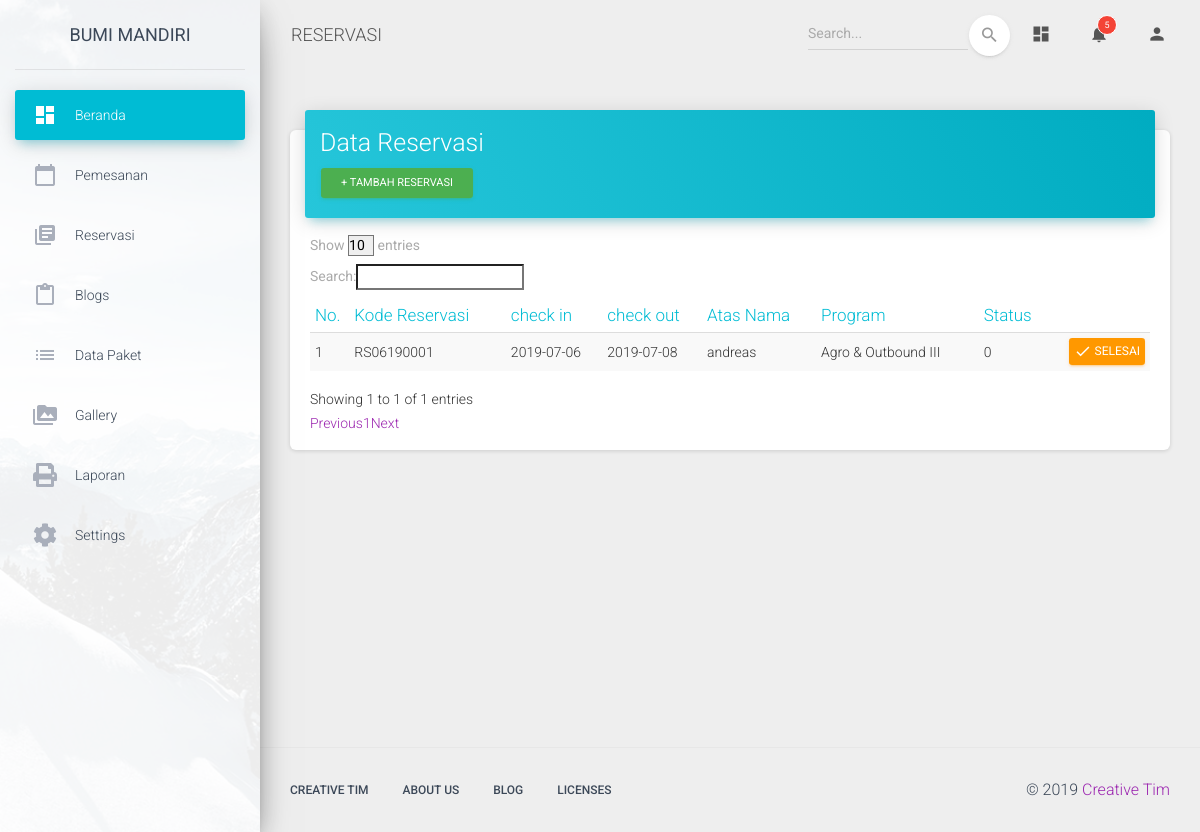
Page /index.php/admin/reservasi on the earlier database version.
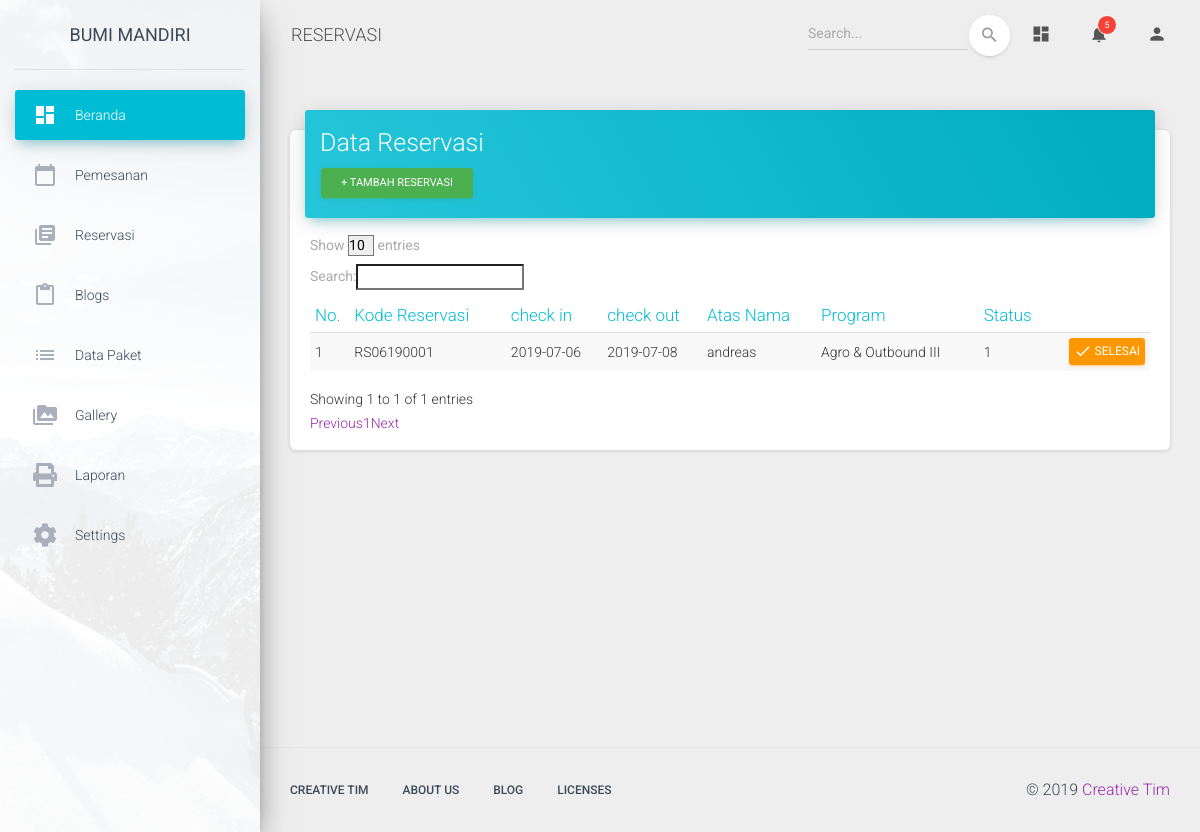
Same page on the later database version.
### tables this page shows
CREATE TABLE `paket_riwayat` (
  `id` int(11) NOT NULL,
  `check_in` date NOT NULL,
  `check_out` date NOT NULL,
  `reservasi_id` int(11) NOT NULL,
  `paket_program_id` int(11) NOT NULL,
  `pelanggan_id` int(11) NOT NULL,
  `isactive` int(11) NOT NULL
);

CREATE TABLE `reservasi` (
  `id` int(11) NOT NULL,
  `kode_reservasi` char(10) NOT NULL,
  `tgl_masuk` date NOT NULL,
  `tgl_keluar` date NOT NULL,
  `paket_program_id` int(11) NOT NULL,
  `metode` varchar(15) NOT NULL,
  `pembayaran` varchar(8) NOT NULL,
  `id_pelanggan` int(11) NOT NULL,
  `bukti` varchar(100) NOT NULL
);

CREATE TABLE `pelanggan` (
  `id` int(11) NOT NULL,
  `nama_depan` varchar(80) NOT NULL,
  `nama_belakang` varchar(80) NOT NULL,
  `email` varchar(80) NOT NULL,
  `username` varchar(80) NOT NULL,
  `password` char(60) NOT NULL,
  `tgl_reg` date NOT NULL
);

CREATE TABLE `paket_program` (
  `id` int(11) NOT NULL,
  `nama_program` varchar(30) NOT NULL,
  `fasilitas` varchar(100) NOT NULL,
  `konsumsi` varchar(80) NOT NULL,
  `lama_kegiatan` varchar(20) NOT NULL,
  `jumlah_hari` int(11) NOT NULL,
  `harga` int(11) NOT NULL,
  `paket_jenis_id` int(11) NOT NULL
);

### application/controllers/Admin.php (called while the page is built, shortened)
<?php
class Admin extends CI_Controller {
	function __construct(){
		$this->load->helper('url');
		$this->load->model('Paket_model');
		$this->load->model('Reservasi_model');
		$this->load->model('Pemesanan');
	}
	public function reservasi()
	{
		$data=array('res'=>$this->Reservasi_model->get_reservasi_proses());
		$this->load->view('admin/template/head');
		$this->load->view('admin/template/sidebar');
		$this->load->view('admin/reservasi', $data);
		$this->load->view('admin/template/foot');
	}
}

### index.php (called while the page is built, shortened)
<?php
require_once BASEPATH.'core/CodeIgniter.php';

### application/models/Reservasi_model.php (called while the page is built, shortened)
<?php
class Reservasi_model extends CI_Model {
	function get_reservasi_proses(){
		$result=$this->db->query("SELECT reservasi.kode_reservasi, pelanggan.nama_depan, paket_program.nama_program, paket_riwayat.check_in, paket_riwayat.check_out, paket_riwayat.isactive FROM ((paket_riwayat INNER JOIN reservasi ON reservasi.id=paket_riwayat.reservasi_id)INNER JOIN paket_program ON paket_riwayat.paket_program_id=paket_program.id)INNER JOIN pelanggan ON pelanggan.id=paket_riwayat.pelanggan_id;");
        return $result;
	}
}

### application/views/admin/reservasi.php (the view, shortened to what the changed rows need)
<!DOCTYPE html>
<html lang="en">
    <div class="main-panel">
      <div class="content">
        <div class="container-fluid">
          <div class="">
              <div class="card">
                <div class="card-body table-responsive">
                  <table id="myTable" class="table table-hover  table-striped">
                    <thead class="text-info">
                      <th>No.</th>
                      <th>Kode Reservasi</th>
                      <th>check in</th>
                      <th>check out</th>
                      <th>Atas Nama</th>
                      <th>Program</th>
                      <th>Status</th>
                      <th></th>
                    </thead>
                    <tbody><?php $no=1; ?><?php foreach ($res->result() as $post): ?>
                      <tr>
                        <td><?php echo $no++; ?></td>
                        <td><?php echo $post->kode_reservasi  ?></td>
                        <td><?php echo $post->check_in  ?></td>
                        <td><?php echo $post->check_out  ?></td>
                        <td><?php echo $post->nama_depan  ?></td>
                        <td><?php echo $post->nama_program  ?></td>
                        <td>
                          <?php echo $post->isactive  ?>
                        </td>
                        <td class="td-actions text-right">
                              <button type="button" rel="tooltip" title="Konfirmasi" class="btn btn-warning">
                                <i class="material-icons">done</i> Selesai
                              </button>
                            </td>
                      </tr>
                    <?php endforeach; ?></tbody>
                  </table>
                </div>
              </div>
            </div>
        </div>
      </div>
    </div>
  </div>

Differences in the rows shown:
changed paket_riwayat "RS06190001": isactive "0" → "1"
